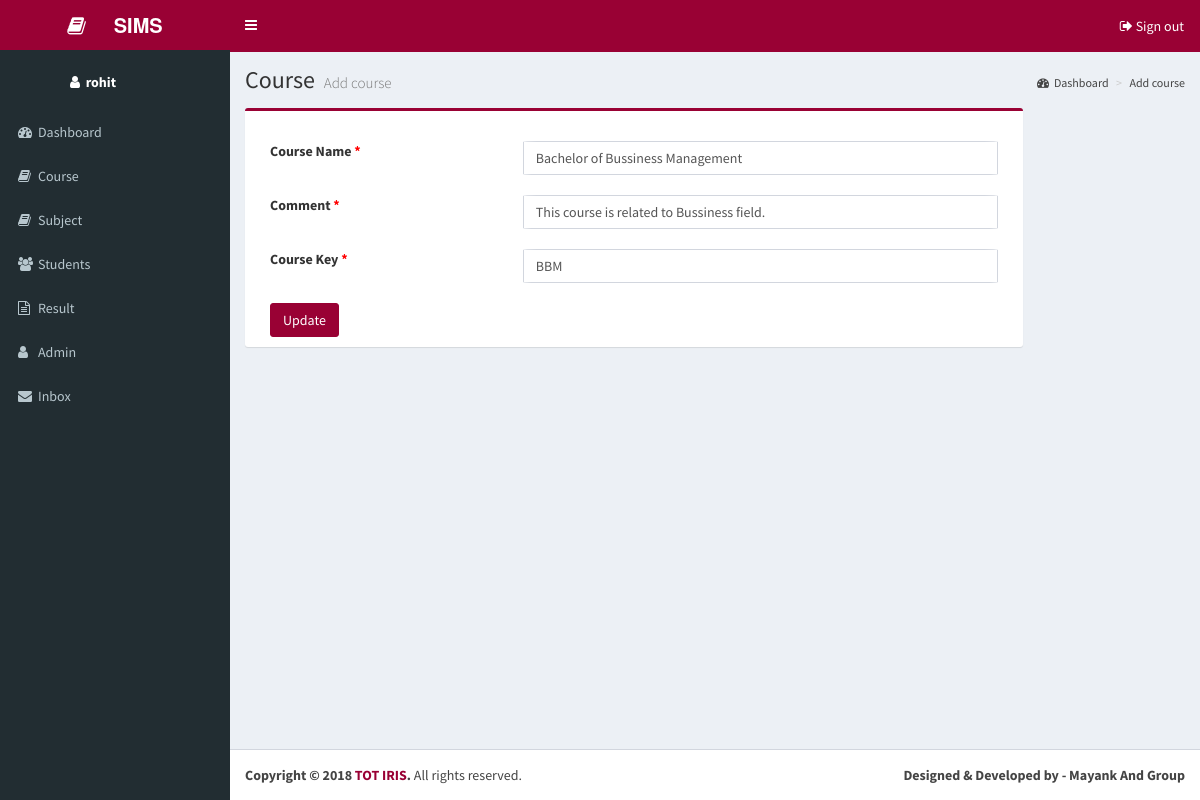
Screenshot of /admin/add_course.php?view=edit&sid=3 (signed in) with the database file from the repository.
### tables this page shows
CREATE TABLE IF NOT EXISTS `course` (
  `courseid` bigint(4) NOT NULL AUTO_INCREMENT,
  `coursename` varchar(40) NOT NULL,
  `comment` text NOT NULL,
  `coursekey` varchar(15) NOT NULL,
  PRIMARY KEY (`courseid`)
);

### admin/add_course.php (the view, shortened to what this page needs)
<?php
include "header.php";
if(isset($_GET["view"]) && ($_GET["view"] == "edit"))
{
$cid = mysql_real_escape_string($_GET['sid']);
$query = mysql_query("SELECT * FROM course WHERE courseid = '{$cid}'");
$result = mysql_fetch_assoc($query);
$coursename = $result['coursename'];
$comment = $result['comment'];
$coursekey = $result['coursekey'];
}
else
{
$courseid = '';
$coursename = '';
$comment = '';
$coursekey = '';
}
?>
<?php include "sidebar.php"; ?>
<div class="content-wrapper">
    <section class="content-header">
        <h1>
         Course
         <small>Add course</small>
     </h1>
     <ol class="breadcrumb">
        <li><a href="dashboard.php"><i class="fa fa-dashboard"></i>Dashboard</a></li>
        <li class="active"><a href="add_course.php">Add course</a></li>
    </ol>
</section>
<section class="content">
    <div class="row">
        <div class="col-md-10">
            <div class="box box-primary">
                <form role="form" method="post" action="" enctype="multipart/form-data">
                    <div class="box-body">
                        <div class="form-group">
                            <div class="col-md-4">
                                <label> Course Name <span class="required">*</span></label>
                            </div>
                            <div class="col-md-8">
                                <input type="text" id="coursename" name="coursename" value="<?php echo $coursename; ?>" class="form-control validate[required]" maxlength="100">
                            </div>
                        </div>
                        <div class="form-group">
                            <div class="col-md-4">
                                <label> Comment  <span class="required">*</span></label>
                            </div>
                            <div class="col-md-8">
                                <input type="text" id="comment" name="comment" value="<?php echo $comment; ?>" class="form-control validate[required]" maxlength="100">
                            </div>
                        </div>
                        <div class="form-group">
                            <div class="col-md-4">
                                <label> Course Key  <span class="required">*</span></label>
                            </div>
                            <div class="col-md-8">
                                <input type="text" id="coursekey" name="coursekey" value="<?php echo $coursekey; ?>" class="form-control validate[required]" maxlength="100">
                            </div>
                        </div>
                    <div class="form-group">
                        <div class="col-md-12">
                            <br>
                                <button type="submit" class="btn btn-success" name="submitcourse">
                                  <?php
                                  $getaction = (isset($_GET["view"]) && ($_GET["view"] == "edit"))?"Update":" Add Course";
                                  echo $getaction;
                                  ?>
                                </button>
                        </div>
                    </div>
                </div>
            </form>
        </div>
    </div>
</div>
</section>
</div>
<?php include "footer.php"; ?>

### admin/css/uploadfiles.css (style rules this page uses)
@media (max-width: 1960px) { .form-control { margin-top: 20px; border-radius: 5%; } }
@media (max-width: 1960px) { label { margin-top: 20px; } }

### admin/header.php (style rules this page uses)
.required { color: red; }

### rows the page displays
course: coursename "Bachelor of Bussiness Management", comment "This course is related to Bussiness field.", coursekey "BBM"

### other values shown
$_SESSION["userid"] "rohit"
$getaction "Update"
